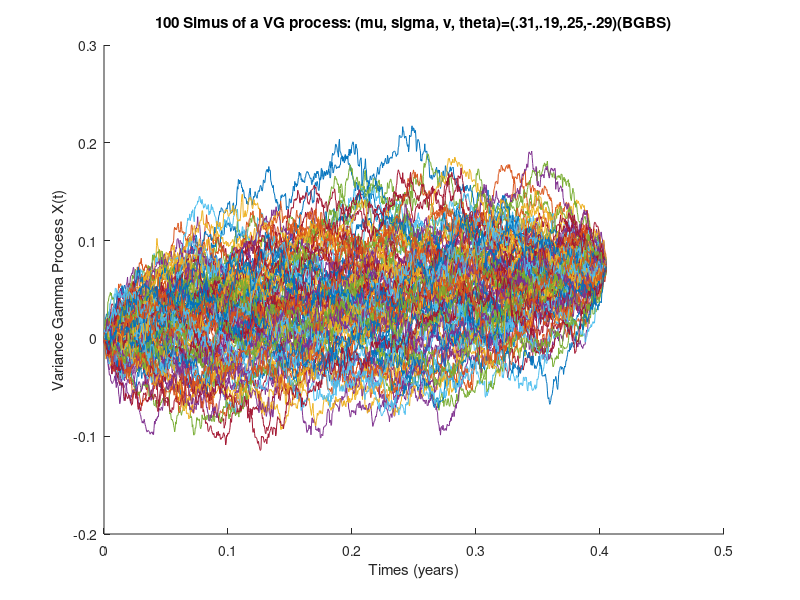

Recreate this plot in MATLAB.
% Brownian-Gamma Bridge Sampling (BGBS) of a VG process X(t) = B(G(t; mu, v), theta , sigma) for a 2k -Point Equal-Length Partition of [0, T]
k = 10; % the maximum depth
T = 2^k; % set index T for generating the process
T_ = 0.40504; % set maturity to .40504 years
mu = 0.31356; % the drift for VG
v = 0.2505; % the volatility parameter for gamma process
theta = -0.2859; % the drift parameter for gamma process
sigma = 0.1927; % the volatility for VG
t = linspace(0, T_, T+1);
G = zeros(T+1,100);
X = zeros(T+1,100);
G(1,:) = 0;
G(end,:) = gamrnd(T_/v, v);
X(1,:) = 0;
X(end,:) = normrnd(theta*G(end,1), sqrt(sigma^2*G(end,1)));

for j = 1:100
    for l = 1:k
        for m = 1:2^(l-1)
            i = 2*m - 1;
            Y = betarnd(T_*T/(v*2^l), T_*T/(v*2^l));
            G(i*T/2^l+1,j) = G((i-1)*T/2^l+1,j) + (G((i+1)*T/2^l+1,j) - ...
                G((i-1)*T/2^l+1,j))*Y;
            b = G((i+1)*T/2^l+1,j) - G(i*T/2^l+1,j);
            z = normrnd(0, sqrt(b*sigma^2*Y));
            X(i*T/2^l+1,j) = Y * X((i+1)*T/2^l+1,j) + ...
                (1-Y)*X((i-1)*T/2^l+1,j) + z;
        end
    end
    X(:,j) = X(:,j) + (mu*t)';
    hold on
    plot(linspace(0, T_, T+1),X(:,j))
    hold off
end

title('100 Simus of a VG process: (mu, sigma, v, theta)=(.31,.19,.25,-.29)(BGBS)')
axis auto
xlabel('Times (years)')
ylabel('Variance Gamma Process X(t)')
